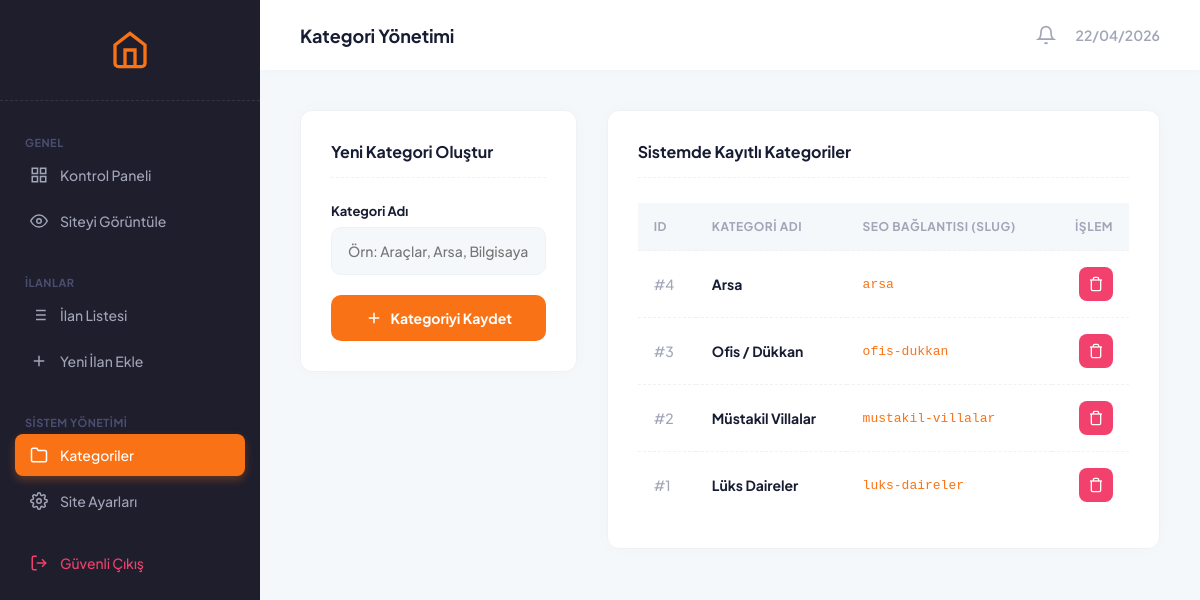
The app's page /admin/categories.php (signed in) with its own data.
### tables this page shows
CREATE TABLE `categories` (
  `id` int(11) NOT NULL AUTO_INCREMENT,
  `category_name` varchar(100) NOT NULL,
  `category_slug` varchar(100) NOT NULL,
  PRIMARY KEY (`id`),
  UNIQUE KEY `category_slug` (`category_slug`)
);

### admin/categories.php (the view, shortened to what this page needs)
<?php
require_once '../config.php';
$kategoriler = $db->query("SELECT * FROM categories ORDER BY id DESC")->fetchAll();
?>
<!DOCTYPE html>
<html lang="tr">
<head>
</head>
<body>
<div class="sidebar" id="sidebar">
    <div class="sidebar-logo">
        <svg viewBox="0 0 24 24" fill="none" stroke="currentColor" stroke-width="2"><path d="M3 9l9-7 9 7v11a2 2 0 0 1-2 2H5a2 2 0 0 1-2-2z"></path><polyline points="9 22 9 12 15 12 15 22"></polyline></svg>
    </div>
    <div class="menu-section">Genel</div>
    <div class="menu-list">
        <a href="index.php" class="menu-item">
            <svg viewBox="0 0 24 24" fill="none" stroke="currentColor" stroke-width="2"><rect x="3" y="3" width="7" height="7"></rect><rect x="14" y="3" width="7" height="7"></rect><rect x="14" y="14" width="7" height="7"></rect><rect x="3" y="14" width="7" height="7"></rect></svg>
            Kontrol Paneli
        </a>
        <a href="../index.php" target="_blank" class="menu-item">
            <svg viewBox="0 0 24 24" fill="none" stroke="currentColor" stroke-width="2"><path d="M1 12s4-8 11-8 11 8 11 8-4 8-11 8-11-8-11-8z"></path><circle cx="12" cy="12" r="3"></circle></svg>
            Siteyi Görüntüle
        </a>
    </div>
    <div class="menu-section">İlanlar</div>
    <div class="menu-list">
        <a href="manage-properties.php" class="menu-item">
            İlan Listesi
        </a>
        <a href="add-property.php" class="menu-item">
            <svg viewBox="0 0 24 24" fill="none" stroke="currentColor" stroke-width="2"><line x1="12" y1="5" x2="12" y2="19"></line><line x1="5" y1="12" x2="19" y2="12"></line></svg>
            Yeni İlan Ekle
        </a>
    </div>
    <div class="menu-section">Sistem Yönetimi</div>
    <div class="menu-list">
        <a href="categories.php" class="menu-item active">
            <svg viewBox="0 0 24 24" fill="none" stroke="currentColor" stroke-width="2"><path d="M22 19a2 2 0 0 1-2 2H4a2 2 0 0 1-2-2V5a2 2 0 0 1 2-2h5l2 3h9a2 2 0 0 1 2 2z"></path></svg>
            Kategoriler
        </a>
        <a href="settings.php" class="menu-item">
            Site Ayarları
        </a>
        <a href="logout.php" class="menu-item" style="color: var(--danger); margin-top: 20px;">
            <svg viewBox="0 0 24 24" fill="none" stroke="currentColor" stroke-width="2"><path d="M9 21H5a2 2 0 0 1-2-2V5a2 2 0 0 1 2-2h4"></path><polyline points="16 17 21 12 16 7"></polyline><line x1="21" y1="12" x2="9" y2="12"></line></svg>
            Güvenli Çıkış
        </a>
    </div>
</div>
<div class="wrapper">
    <div class="topbar">
        <div class="topbar-left">
            <h1>Kategori Yönetimi</h1>
        </div>
        <div class="topbar-right">
            <svg width="20" height="20" viewBox="0 0 24 24" fill="none" stroke="currentColor" stroke-width="2"><path d="M18 8A6 6 0 0 0 6 8c0 7-3 9-3 9h18s-3-2-3-9"></path><path d="M13.73 21a2 2 0 0 1-3.46 0"></path></svg>
            <?= date('d/m/Y') ?>
        </div>
    </div>
    <div class="content">
        <div class="grid-layout">
            <div class="card" style="height: max-content;">
                <div class="card-title">Yeni Kategori Oluştur</div>
                <form action="" method="POST">
                    <div class="form-group">
                        <label>Kategori Adı</label>
                        <input type="text" name="category_name" class="form-control" placeholder="Örn: Araçlar, Arsa, Bilgisayar" required autocomplete="off">
                    </div>
                    <button type="submit" class="btn-submit">
                        <svg width="18" height="18" viewBox="0 0 24 24" fill="none" stroke="currentColor" stroke-width="2"><line x1="12" y1="5" x2="12" y2="19"></line><line x1="5" y1="12" x2="19" y2="12"></line></svg>
                        Kategoriyi Kaydet
                    </button>
                </form>
            </div>
            <div class="card">
                <div class="card-title">Sistemde Kayıtlı Kategoriler</div>
                <table>
                    <thead>
                        <tr>
                            <th>ID</th>
                            <th>Kategori Adı</th>
                            <th>SEO Bağlantısı (Slug)</th>
                            <th style="text-align: right;">İşlem</th>
                        </tr>
                    </thead>
                    <tbody>
                        <?php if(count($kategoriler) > 0): ?>
                            <?php foreach($kategoriler as $kat): ?>
                            <tr>
                                <td style="color:var(--text-muted);">#<?= $kat['id'] ?></td>
                                <td><strong style="color:var(--text-dark); white-space: nowrap;"><?= htmlspecialchars($kat['category_name']) ?></strong></td>
                                <td style="color:var(--primary); font-family: monospace; font-size: 13px;"><?= htmlspecialchars($kat['category_slug']) ?></td>
                                <td style="text-align: right;">
                                    <button type="button" onclick="deleteCategory(<?= $kat['id'] ?>)" class="btn-delete">
                                        <svg width="16" height="16" viewBox="0 0 24 24" fill="none" stroke="currentColor" stroke-width="2"><polyline points="3 6 5 6 21 6"></polyline><path d="M19 6v14a2 2 0 0 1-2 2H7a2 2 0 0 1-2-2V6m3 0V4a2 2 0 0 1 2-2h4a2 2 0 0 1 2 2v2"></path></svg>
                                    </button>
                                </td>
                            </tr>
                            <?php endforeach; ?>
                        <?php else: ?>
                            <tr><td colspan="4" style="text-align:center; padding: 40px; color: var(--text-muted);">Sistemde kayıtlı kategori bulunmamaktadır.</td></tr>
                        <?php endif; ?>
                    </tbody>
                </table>
            </div>
        </div>
    </div>
</div>
</body>
</html>

### admin/categories.php (style rules this page uses)
:root { --sidebar: #1e1e2d; --sidebar-hover: #1b1b29; --primary: #f97316; --bg: #f5f8fa; --white: #ffffff; --text-dark: #181c32; --text-muted: #a1a5b7; --border: #eff2f5; --danger: #f1416c; }
* { margin: 0; padding: 0; box-sizing: border-box; font-family: 'Plus Jakarta Sans', sans-serif; }
body { background: var(--bg); color: var(--text-dark); display: flex; min-height: 100vh; font-size: 14px; overflow-x: hidden; }
a { text-decoration: none; transition: 0.3s; }
.sidebar { width: 260px; background: var(--sidebar); color: var(--text-muted); display: flex; flex-direction: column; flex-shrink: 0; height: 100vh; position: sticky; top: 0; overflow-y: auto; z-index: 100; transition: left 0.3s ease; }
.sidebar-logo { padding: 30px 20px; display: flex; justify-content: center; align-items: center; border-bottom: 1px dashed rgba(255,255,255,0.1); margin-bottom: 20px; }
.sidebar-logo svg { color: var(--primary); width: 40px; height: 40px; }
.menu-section { padding: 15px 25px 5px; font-size: 11px; font-weight: 700; text-transform: uppercase; letter-spacing: 0.5px; color: #4c4e6f; }
.menu-list { list-style: none; padding: 0 15px; margin-bottom: 15px; }
.menu-item { display: flex; align-items: center; gap: 12px; padding: 12px 15px; color: var(--text-muted); border-radius: 8px; font-weight: 500; margin-bottom: 4px; }
.menu-item.active { background: var(--primary); color: var(--white); box-shadow: 0 4px 10px rgba(249, 115, 22, 0.3); }
.menu-item svg { width: 18px; height: 18px; }
.wrapper { flex: 1; display: flex; flex-direction: column; overflow: hidden; width: 100%; }
.topbar { background: var(--white); height: 70px; display: flex; align-items: center; justify-content: space-between; padding: 0 40px; box-shadow: 0 2px 10px rgba(0,0,0,0.02); }
.topbar-left { display: flex; align-items: center; gap: 15px; }
.topbar h1 { font-size: 18px; font-weight: 700; }
.topbar-right { display: flex; align-items: center; gap: 20px; color: var(--text-muted); font-weight: 600; }
.content { padding: 40px; overflow-y: auto; height: calc(100vh - 70px); }
.grid-layout { display: grid; grid-template-columns: 1fr 2fr; gap: 30px; }
.card { background: var(--white); border-radius: 12px; padding: 30px; box-shadow: 0 0 20px rgba(0,0,0,0.02); border: 1px solid var(--border); }
.card-title { font-size: 16px; font-weight: 700; margin-bottom: 25px; border-bottom: 1px dashed var(--border); padding-bottom: 15px; color: var(--text-dark); }
.form-group { margin-bottom: 20px; }
.form-group label { display: block; margin-bottom: 8px; font-size: 13px; font-weight: 700; color: var(--text-dark); }
.form-control { width: 100%; padding: 14px 16px; border: 1px solid var(--border); border-radius: 10px; font-size: 14px; outline: none; transition: 0.3s; background: var(--bg); color: var(--text-dark); font-weight: 500; }
.btn-submit { background: var(--primary); color: var(--white); border: none; padding: 14px 24px; font-size: 14px; font-weight: 700; border-radius: 10px; cursor: pointer; transition: 0.3s; width: 100%; display: flex; justify-content: center; align-items: center; gap: 8px; }
table { width: 100%; border-collapse: collapse; text-align: left; }
th { background: var(--bg); padding: 16px; font-weight: 700; color: var(--text-muted); font-size: 12px; text-transform: uppercase; border-bottom: 1px dashed var(--border); letter-spacing: 0.5px; white-space: nowrap; }
td { padding: 16px; border-bottom: 1px dashed var(--border); font-size: 14px; font-weight: 500; color: var(--text-dark); }
tr:last-child td { border-bottom: none; }
.btn-delete { width: 34px; height: 34px; border-radius: 8px; display: inline-flex; justify-content: center; align-items: center; color: var(--white); transition: 0.3s; background: var(--danger); border: none; cursor: pointer; }

### records on screen
categories: id "4", category_name "Arsa", category_slug "arsa"
categories: id "3", category_name "Ofis / Dükkan", category_slug "ofis-dukkan"
categories: id "2", category_name "Müstakil Villalar", category_slug "mustakil-villalar"
categories: id "1", category_name "Lüks Daireler", category_slug "luks-daireler"
